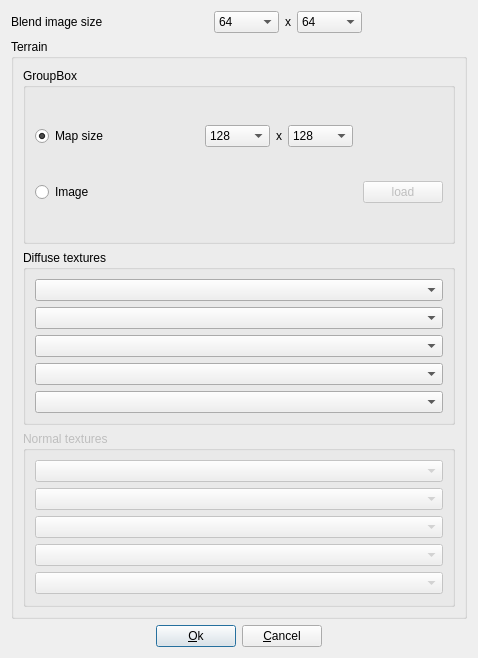
<?xml version="1.0" encoding="UTF-8"?>
<ui version="4.0">
 <class>NewMap</class>
 <widget class="QDialog" name="NewMap">
  <property name="geometry">
   <rect>
    <x>0</x>
    <y>0</y>
    <width>478</width>
    <height>658</height>
   </rect>
  </property>
  <property name="windowTitle">
   <string>New map</string>
  </property>
  <property name="windowIcon">
   <iconset resource="icons/icons.qrc">
    <normaloff>:/icons/filenew.png</normaloff>:/icons/filenew.png</iconset>
  </property>
  <layout class="QGridLayout" name="gridLayout">
   <item row="1" column="1">
    <spacer name="horizontalSpacer">
     <property name="orientation">
      <enum>Qt::Horizontal</enum>
     </property>
     <property name="sizeHint" stdset="0">
      <size>
       <width>54</width>
       <height>20</height>
      </size>
     </property>
    </spacer>
   </item>
   <item row="1" column="5">
    <spacer name="horizontalSpacer_2">
     <property name="orientation">
      <enum>Qt::Horizontal</enum>
     </property>
     <property name="sizeHint" stdset="0">
      <size>
       <width>53</width>
       <height>20</height>
      </size>
     </property>
    </spacer>
   </item>
   <item row="1" column="2">
    <widget class="QComboBox" name="blend_image_width">
     <property name="minimumSize">
      <size>
       <width>65</width>
       <height>0</height>
      </size>
     </property>
     <property name="currentIndex">
      <number>4</number>
     </property>
     <item>
      <property name="text">
       <string>4</string>
      </property>
     </item>
     <item>
      <property name="text">
       <string>8</string>
      </property>
     </item>
     <item>
      <property name="text">
       <string>16</string>
      </property>
     </item>
     <item>
      <property name="text">
       <string>32</string>
      </property>
     </item>
     <item>
      <property name="text">
       <string>64</string>
      </property>
     </item>
     <item>
      <property name="text">
       <string>128</string>
      </property>
     </item>
     <item>
      <property name="text">
       <string>256</string>
      </property>
     </item>
     <item>
      <property name="text">
       <string>512</string>
      </property>
     </item>
    </widget>
   </item>
   <item row="1" column="3">
    <widget class="QLabel" name="label_4">
     <property name="text">
      <string>x</string>
     </property>
    </widget>
   </item>
   <item row="1" column="4">
    <widget class="QComboBox" name="blend_image_height">
     <property name="minimumSize">
      <size>
       <width>65</width>
       <height>0</height>
      </size>
     </property>
     <property name="currentIndex">
      <number>4</number>
     </property>
     <item>
      <property name="text">
       <string>4</string>
      </property>
     </item>
     <item>
      <property name="text">
       <string>8</string>
      </property>
     </item>
     <item>
      <property name="text">
       <string>16</string>
      </property>
     </item>
     <item>
      <property name="text">
       <string>32</string>
      </property>
     </item>
     <item>
      <property name="text">
       <string>64</string>
      </property>
     </item>
     <item>
      <property name="text">
       <string>128</string>
      </property>
     </item>
     <item>
      <property name="text">
       <string>256</string>
      </property>
     </item>
     <item>
      <property name="text">
       <string>512</string>
      </property>
     </item>
    </widget>
   </item>
   <item row="3" column="0" colspan="6">
    <widget class="QGroupBox" name="groupBox_19">
     <property name="title">
      <string>Terrain</string>
     </property>
     <layout class="QVBoxLayout" name="verticalLayout">
      <item>
       <widget class="QGroupBox" name="groupBox">
        <property name="title">
         <string>GroupBox</string>
        </property>
        <layout class="QGridLayout" name="gridLayout_2">
         <item row="0" column="0">
          <widget class="QRadioButton" name="map_size">
           <property name="text">
            <string>Map size</string>
           </property>
           <property name="checked">
            <bool>true</bool>
           </property>
          </widget>
         </item>
         <item row="0" column="1">
          <layout class="QHBoxLayout" name="horizontalLayout_2">
           <item>
            <spacer name="horizontalSpacer_5">
             <property name="orientation">
              <enum>Qt::Horizontal</enum>
             </property>
             <property name="sizeHint" stdset="0">
              <size>
               <width>40</width>
               <height>20</height>
              </size>
             </property>
            </spacer>
           </item>
           <item>
            <widget class="QComboBox" name="map_width">
             <property name="minimumSize">
              <size>
               <width>65</width>
               <height>0</height>
              </size>
             </property>
             <property name="layoutDirection">
              <enum>Qt::LeftToRight</enum>
             </property>
             <property name="currentIndex">
              <number>2</number>
             </property>
             <property name="frame">
              <bool>true</bool>
             </property>
             <item>
              <property name="text">
               <string>32</string>
              </property>
             </item>
             <item>
              <property name="text">
               <string>64</string>
              </property>
             </item>
             <item>
              <property name="text">
               <string>128</string>
              </property>
             </item>
             <item>
              <property name="text">
               <string>256</string>
              </property>
             </item>
             <item>
              <property name="text">
               <string>512</string>
              </property>
             </item>
             <item>
              <property name="text">
               <string>1024</string>
              </property>
             </item>
             <item>
              <property name="text">
               <string>2048</string>
              </property>
             </item>
             <item>
              <property name="text">
               <string>4096</string>
              </property>
             </item>
             <item>
              <property name="text">
               <string>8192</string>
              </property>
             </item>
            </widget>
           </item>
           <item>
            <widget class="QLabel" name="label_2">
             <property name="text">
              <string>x</string>
             </property>
             <property name="alignment">
              <set>Qt::AlignCenter</set>
             </property>
            </widget>
           </item>
           <item>
            <widget class="QComboBox" name="map_height">
             <property name="minimumSize">
              <size>
               <width>65</width>
               <height>0</height>
              </size>
             </property>
             <property name="currentIndex">
              <number>2</number>
             </property>
             <item>
              <property name="text">
               <string>32</string>
              </property>
             </item>
             <item>
              <property name="text">
               <string>64</string>
              </property>
             </item>
             <item>
              <property name="text">
               <string>128</string>
              </property>
             </item>
             <item>
              <property name="text">
               <string>256</string>
              </property>
             </item>
             <item>
              <property name="text">
               <string>512</string>
              </property>
             </item>
             <item>
              <property name="text">
               <string>1024</string>
              </property>
             </item>
             <item>
              <property name="text">
               <string>2048</string>
              </property>
             </item>
             <item>
              <property name="text">
               <string>4096</string>
              </property>
             </item>
             <item>
              <property name="text">
               <string>8192</string>
              </property>
             </item>
            </widget>
           </item>
           <item>
            <spacer name="horizontalSpacer_6">
             <property name="orientation">
              <enum>Qt::Horizontal</enum>
             </property>
             <property name="sizeHint" stdset="0">
              <size>
               <width>40</width>
               <height>20</height>
              </size>
             </property>
            </spacer>
           </item>
          </layout>
         </item>
         <item row="1" column="0">
          <widget class="QRadioButton" name="image">
           <property name="text">
            <string>Image</string>
           </property>
          </widget>
         </item>
         <item row="1" column="1">
          <layout class="QHBoxLayout" name="horizontalLayout_3">
           <item>
            <widget class="QLabel" name="image_name">
             <property name="enabled">
              <bool>false</bool>
             </property>
             <property name="sizePolicy">
              <sizepolicy hsizetype="Preferred" vsizetype="Preferred">
               <horstretch>6</horstretch>
               <verstretch>0</verstretch>
              </sizepolicy>
             </property>
             <property name="text">
              <string/>
             </property>
            </widget>
           </item>
           <item>
            <widget class="QPushButton" name="image_load">
             <property name="enabled">
              <bool>false</bool>
             </property>
             <property name="sizePolicy">
              <sizepolicy hsizetype="Minimum" vsizetype="Fixed">
               <horstretch>0</horstretch>
               <verstretch>0</verstretch>
              </sizepolicy>
             </property>
             <property name="text">
              <string>load</string>
             </property>
             <property name="icon">
              <iconset resource="icons/icons.qrc">
               <normaloff>:/icons/fileopen.png</normaloff>:/icons/fileopen.png</iconset>
             </property>
            </widget>
           </item>
          </layout>
         </item>
        </layout>
       </widget>
      </item>
      <item>
       <widget class="QGroupBox" name="diffuse_textures">
        <property name="enabled">
         <bool>true</bool>
        </property>
        <property name="title">
         <string>Diffuse textures</string>
        </property>
        <layout class="QVBoxLayout" name="verticalLayout_2">
         <item>
          <widget class="QComboBox" name="terrain_diffuse_texture_0"/>
         </item>
         <item>
          <widget class="QComboBox" name="terrain_diffuse_texture_1"/>
         </item>
         <item>
          <widget class="QComboBox" name="terrain_diffuse_texture_2"/>
         </item>
         <item>
          <widget class="QComboBox" name="terrain_diffuse_texture_3"/>
         </item>
         <item>
          <widget class="QComboBox" name="terrain_diffuse_texture_4"/>
         </item>
        </layout>
       </widget>
      </item>
      <item>
       <widget class="QGroupBox" name="normal_textures">
        <property name="enabled">
         <bool>false</bool>
        </property>
        <property name="title">
         <string>Normal textures</string>
        </property>
        <layout class="QVBoxLayout" name="verticalLayout_3">
         <item>
          <widget class="QComboBox" name="terrain_normal_texture_0"/>
         </item>
         <item>
          <widget class="QComboBox" name="terrain_normal_texture_1"/>
         </item>
         <item>
          <widget class="QComboBox" name="terrain_normal_texture_2"/>
         </item>
         <item>
          <widget class="QComboBox" name="terrain_normal_texture_3"/>
         </item>
         <item>
          <widget class="QComboBox" name="terrain_normal_texture_4"/>
         </item>
        </layout>
       </widget>
      </item>
     </layout>
    </widget>
   </item>
   <item row="4" column="0" colspan="6">
    <layout class="QHBoxLayout" name="horizontalLayout">
     <item>
      <spacer name="horizontalSpacer_3">
       <property name="orientation">
        <enum>Qt::Horizontal</enum>
       </property>
       <property name="sizeHint" stdset="0">
        <size>
         <width>40</width>
         <height>20</height>
        </size>
       </property>
      </spacer>
     </item>
     <item>
      <widget class="QPushButton" name="ok">
       <property name="text">
        <string>&amp;Ok</string>
       </property>
       <property name="icon">
        <iconset resource="icons/icons.qrc">
         <normaloff>:/icons/gtk-apply.png</normaloff>:/icons/gtk-apply.png</iconset>
       </property>
       <property name="default">
        <bool>true</bool>
       </property>
      </widget>
     </item>
     <item>
      <widget class="QPushButton" name="cancel">
       <property name="text">
        <string>&amp;Cancel</string>
       </property>
       <property name="icon">
        <iconset resource="icons/icons.qrc">
         <normaloff>:/icons/gtk-cancel.png</normaloff>:/icons/gtk-cancel.png</iconset>
       </property>
      </widget>
     </item>
     <item>
      <spacer name="horizontalSpacer_4">
       <property name="orientation">
        <enum>Qt::Horizontal</enum>
       </property>
       <property name="sizeHint" stdset="0">
        <size>
         <width>40</width>
         <height>20</height>
        </size>
       </property>
      </spacer>
     </item>
    </layout>
   </item>
   <item row="1" column="0">
    <widget class="QLabel" name="label_3">
     <property name="text">
      <string>Blend image size</string>
     </property>
    </widget>
   </item>
  </layout>
 </widget>
 <resources>
  <include location="icons/icons.qrc"/>
 </resources>
 <connections>
  <connection>
   <sender>ok</sender>
   <signal>clicked()</signal>
   <receiver>NewMap</receiver>
   <slot>accept()</slot>
   <hints>
    <hint type="sourcelabel">
     <x>120</x>
     <y>481</y>
    </hint>
    <hint type="destinationlabel">
     <x>165</x>
     <y>252</y>
    </hint>
   </hints>
  </connection>
  <connection>
   <sender>cancel</sender>
   <signal>clicked()</signal>
   <receiver>NewMap</receiver>
   <slot>reject()</slot>
   <hints>
    <hint type="sourcelabel">
     <x>211</x>
     <y>481</y>
    </hint>
    <hint type="destinationlabel">
     <x>165</x>
     <y>252</y>
    </hint>
   </hints>
  </connection>
  <connection>
   <sender>map_size</sender>
   <signal>toggled(bool)</signal>
   <receiver>image_load</receiver>
   <slot>setDisabled(bool)</slot>
   <hints>
    <hint type="sourcelabel">
     <x>84</x>
     <y>108</y>
    </hint>
    <hint type="destinationlabel">
     <x>407</x>
     <y>147</y>
    </hint>
   </hints>
  </connection>
  <connection>
   <sender>map_size</sender>
   <signal>toggled(bool)</signal>
   <receiver>image_name</receiver>
   <slot>setDisabled(bool)</slot>
   <hints>
    <hint type="sourcelabel">
     <x>84</x>
     <y>108</y>
    </hint>
    <hint type="destinationlabel">
     <x>246</x>
     <y>147</y>
    </hint>
   </hints>
  </connection>
  <connection>
   <sender>image</sender>
   <signal>toggled(bool)</signal>
   <receiver>map_height</receiver>
   <slot>setDisabled(bool)</slot>
   <hints>
    <hint type="sourcelabel">
     <x>84</x>
     <y>147</y>
    </hint>
    <hint type="destinationlabel">
     <x>334</x>
     <y>109</y>
    </hint>
   </hints>
  </connection>
  <connection>
   <sender>image</sender>
   <signal>toggled(bool)</signal>
   <receiver>map_width</receiver>
   <slot>setDisabled(bool)</slot>
   <hints>
    <hint type="sourcelabel">
     <x>84</x>
     <y>147</y>
    </hint>
    <hint type="destinationlabel">
     <x>250</x>
     <y>109</y>
    </hint>
   </hints>
  </connection>
  <connection>
   <sender>map_size</sender>
   <signal>clicked(bool)</signal>
   <receiver>ok</receiver>
   <slot>setEnabled(bool)</slot>
   <hints>
    <hint type="sourcelabel">
     <x>84</x>
     <y>108</y>
    </hint>
    <hint type="destinationlabel">
     <x>192</x>
     <y>570</y>
    </hint>
   </hints>
  </connection>
 </connections>
</ui>
